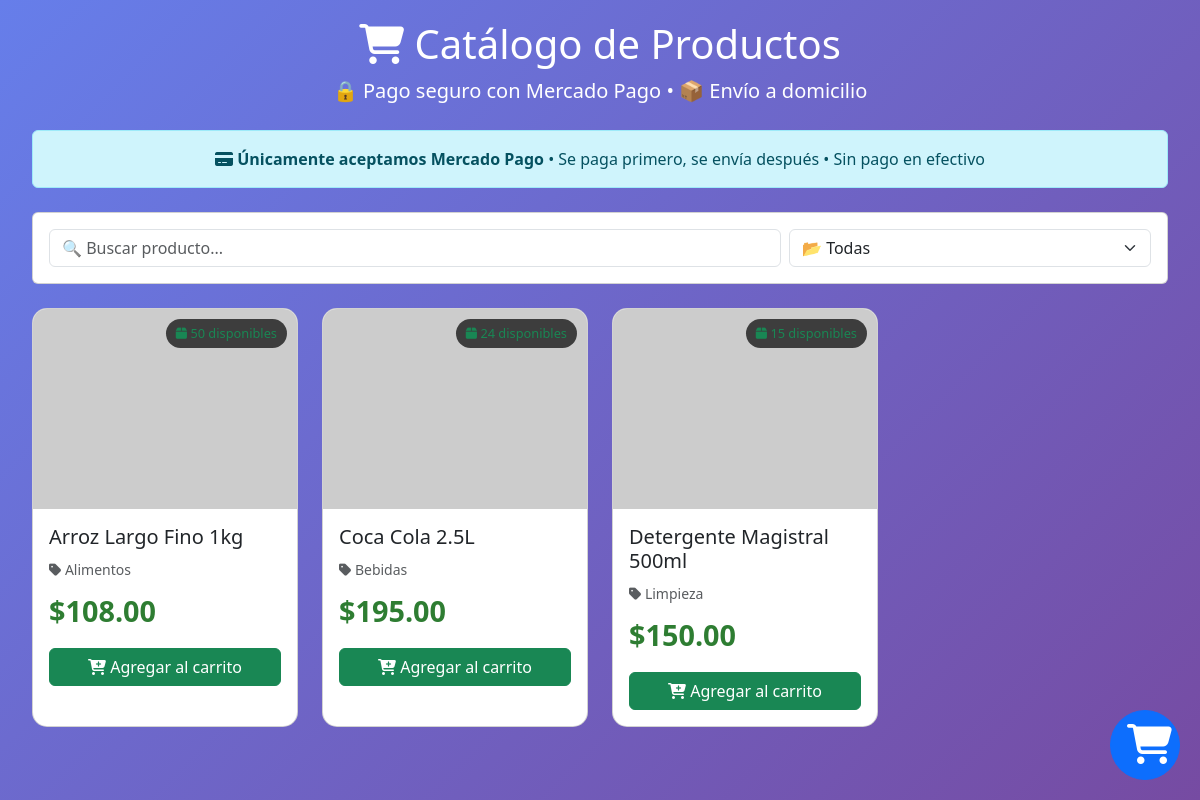
/catalogo.php, run on the app's committed database.
### tables this page shows
CREATE TABLE `productos` (
  `id` int(11) NOT NULL AUTO_INCREMENT,
  `codigo_barras` varchar(50) DEFAULT NULL,
  `nombre` varchar(255) NOT NULL,
  `descripcion` text DEFAULT NULL,
  `categoria` varchar(100) DEFAULT NULL,
  `precio_compra` decimal(10,2) NOT NULL,
  `margen_porcentaje` decimal(5,2) DEFAULT 30.00,
  `precio_venta` decimal(10,2) NOT NULL,
  `stock_actual` int(11) DEFAULT 0,
  `stock_minimo` int(11) DEFAULT 5,
  `archivo_id` int(11) DEFAULT NULL,
  `imagen_url` varchar(500) DEFAULT NULL,
  `proveedor` varchar(100) DEFAULT 'Maxi Consumo',
  `fecha_creacion` datetime DEFAULT current_timestamp(),
  `fecha_actualizacion` datetime DEFAULT current_timestamp() ON UPDATE current_timestamp(),
  `activo` tinyint(1) DEFAULT 1,
  PRIMARY KEY (`id`),
  KEY `archivo_id` (`archivo_id`),
  KEY `idx_categoria` (`categoria`),
  KEY `idx_codigo` (`codigo_barras`),
  CONSTRAINT `productos_ibfk_1` FOREIGN KEY (`archivo_id`) REFERENCES `archivos` (`id`) ON DELETE SET NULL
);

### catalogo.php (the view, shortened to what this page needs)
<?php
require_once 'config/database.php';
?>
<!DOCTYPE html>
<html lang="es">
<head>
    <link href="https://cdn.jsdelivr.net/npm/bootstrap@5.3.0/dist/css/bootstrap.min.css" rel="stylesheet">
    <link rel="stylesheet" href="https://cdnjs.cloudflare.com/ajax/libs/font-awesome/6.4.0/css/all.min.css">
</head>
<body>
    <div class="container" style="max-width: 1400px;">
        <div class="text-center text-white mb-4">
            <h1><i class="fas fa-shopping-cart"></i> Catálogo de Productos</h1>
            <p class="lead">🔒 Pago seguro con Mercado Pago • 📦 Envío a domicilio</p>
        </div>
        <div class="alert alert-info text-center mb-4">
            <i class="fas fa-credit-card"></i>
            <strong>Únicamente aceptamos Mercado Pago</strong> •
            Se paga primero, se envía después • Sin pago en efectivo
        </div>
        <div class="card mb-4">
            <div class="card-body">
                <div class="row g-2">
                    <div class="col-md-8 col-8">
                        <input type="text" id="searchProduct" class="form-control"
                               placeholder="🔍 Buscar producto...">
                    </div>
                    <div class="col-md-4 col-4">
                        <select id="filterCategory" class="form-select">
                            <option value="">📂 Todas</option>
                        </select>
                    </div>
                </div>
            </div>
        </div>
        <div class="row g-4" id="productsGrid">
            <?php
            $productos = $pdo->query("
                SELECT p.*, a.ruta as imagen_ruta
                FROM productos p
                LEFT JOIN archivos a ON p.archivo_id = a.id
                WHERE p.activo = 1 AND p.stock_actual > 0
                ORDER BY p.nombre
            ")->fetchAll();
            foreach ($productos as $producto) {
                $imagenUrl = $producto['imagen_ruta'] ?? 'https://via.placeholder.com/400x300?text=Sin+Imagen';
                $stockClass = $producto['stock_actual'] <= $producto['stock_minimo'] ? 'text-warning' : 'text-success';
                echo '
                <div class="col-md-4 col-lg-3 product-item" data-categoria="'.$producto['categoria'].'">
                    <div class="card product-card">
                        <div class="position-relative">
                            <img src="'.$imagenUrl.'" class="product-image" alt="'.$producto['nombre'].'">
                            <span class="stock-badge '.$stockClass.'">
                                <i class="fas fa-box"></i> '.$producto['stock_actual'].' disponibles
                            </span>
                        </div>
                        <div class="card-body">
                            <h5 class="card-title">'.$producto['nombre'].'</h5>
                            <p class="text-muted mb-2">
                                <small><i class="fas fa-tag"></i> '.$producto['categoria'].'</small>
                            </p>
                            <div class="price-tag mb-3">$'.number_format($producto['precio_venta'], 2).'</div>
                            <button class="btn btn-success w-100" onclick="agregarAlCarrito('.$producto['id'].', \''.$producto['nombre'].'\', '.$producto['precio_venta'].', '.$producto['stock_actual'].')">
                                <i class="fas fa-cart-plus"></i> Agregar al carrito
                            </button>
                        </div>
                    </div>
                </div>';
            }
            ?>
        </div>
    </div>
    <div class="cart-floating">
        <button class="btn btn-primary btn-lg rounded-circle" style="width: 70px; height: 70px;"
                data-bs-toggle="modal" data-bs-target="#modalCarrito">
            <i class="fas fa-shopping-cart fa-2x"></i>
        </button>
    </div>
</body>
</html>

### catalogo.php (style rules this page uses)
body { background: linear-gradient(135deg, #667eea 0%, #764ba2 100%); min-height: 100vh; padding: 20px; }
.product-card { border-radius: 15px; overflow: hidden; transition: transform 0.3s; height: 100%; }
.product-image { width: 100%; height: 200px; object-fit: cover; }
.price-tag { font-size: 1.8em; font-weight: bold; color: #2e7d32; }
.stock-badge { position: absolute; top: 10px; right: 10px; background: rgba(0,0,0,0.7); color: white; padding: 5px 10px; border-radius: 20px; font-size: 0.8em; }
.cart-floating { position: fixed; bottom: 20px; right: 20px; z-index: 1000; }

### data on the page
productos: stock_actual "50", nombre "Arroz Largo Fino 1kg", categoria "Alimentos", precio_venta "108.00"
productos: stock_actual "24", nombre "Coca Cola 2.5L", categoria "Bebidas", precio_venta "195.00"
productos: stock_actual "15", nombre "Detergente Magistral 500ml", categoria "Limpieza", precio_venta "150.00"
